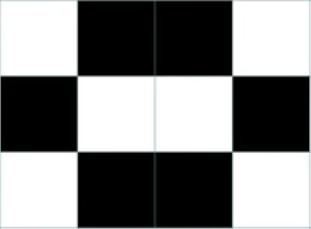
#> input picture images/image_test.png, 311 x 229 px
$ python example_blocks.py
#> lines starting #> are read from the running program, lines starting #| are printed output that depends on the picture
import numpy as np
from scipy import ndimage as ndi
from matplotlib import pyplot as plt
import matplotlib.cm as cm

from skimage import data
from skimage import color
from skimage.util import view_as_blocks
from skimage.io import imread


# get astronaut from skimage.data in grayscale
l = color.rgb2gray(imread("image_test.png"))[:228, :308]
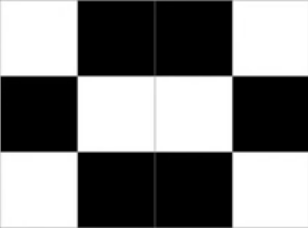
#> l: shape (228, 308) float64; min 0, max 1, mean 0.501

print(l.shape)
#| (228, 308)
# size of blocks
block_shape = (76, 77)

# see astronaut as a matrix of blocks (of shape block_shape)
view = view_as_blocks(l, block_shape)
print(view.shape)
#| (3, 4, 76, 77)

# collapse the last two dimensions in one
flatten_view = view.reshape(view.shape[0], view.shape[1], -1)

# resampling the image by taking either `mean` value of each blocks.
mean_view = np.mean(flatten_view, axis=2)
#> mean_view = [[0.989, 0.0203, 0.0152, 0.974], [0.0198, 0.981, 0.986, 0.0299], [0.988, 0.0187, 0.0138, 0.974]]
cells = mean_view > 0.5
#> cells = [[True, False, False, True], [False, True, True, False], [True, False, False, True]]
print(cells)
#| [[ True False False  True]
#|  [False  True  True False]
#|  [ True False False  True]]


# display resampled images

ax = plt.imshow(cells, cmap=cm.Greys_r)
plt.title("Block view with\n local mean pooling")
plt.axis('off')

plt.show()
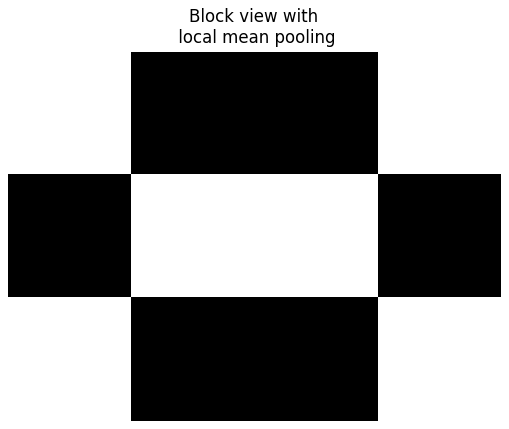
#> figure drawn by matplotlib, 1 panel
